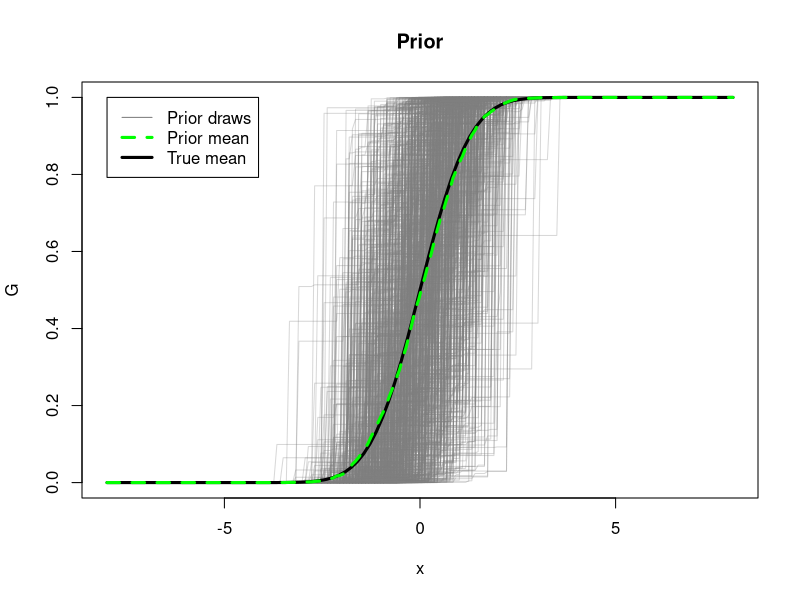
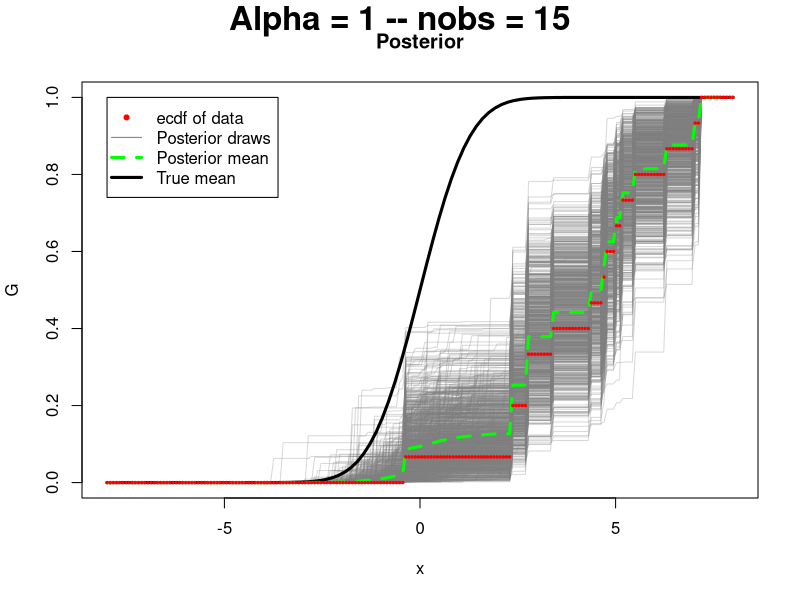
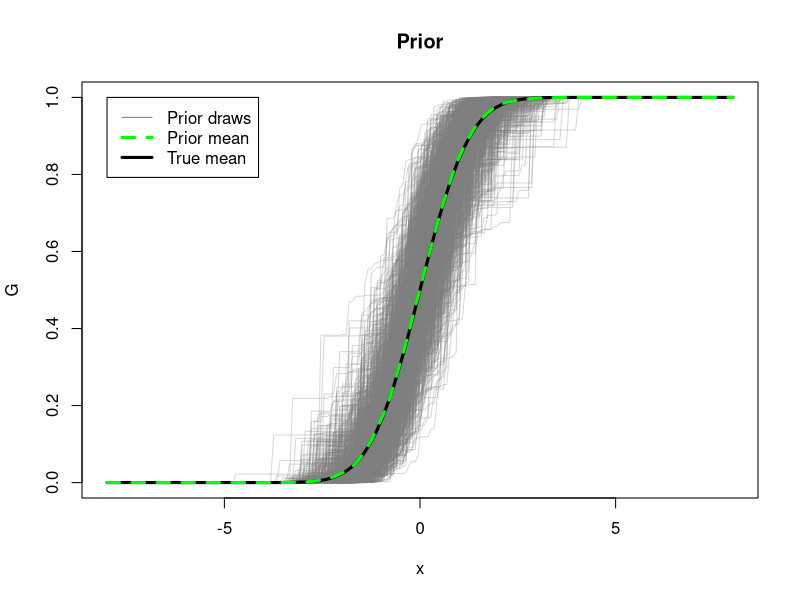
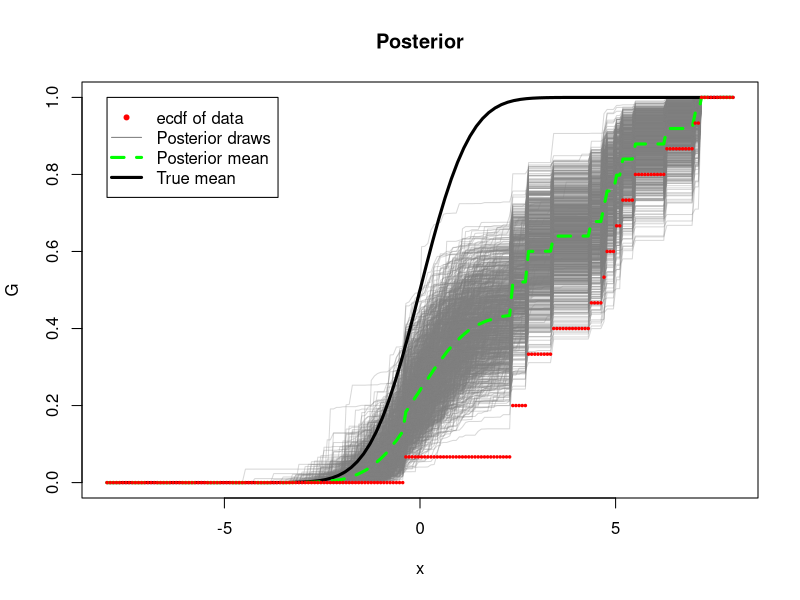
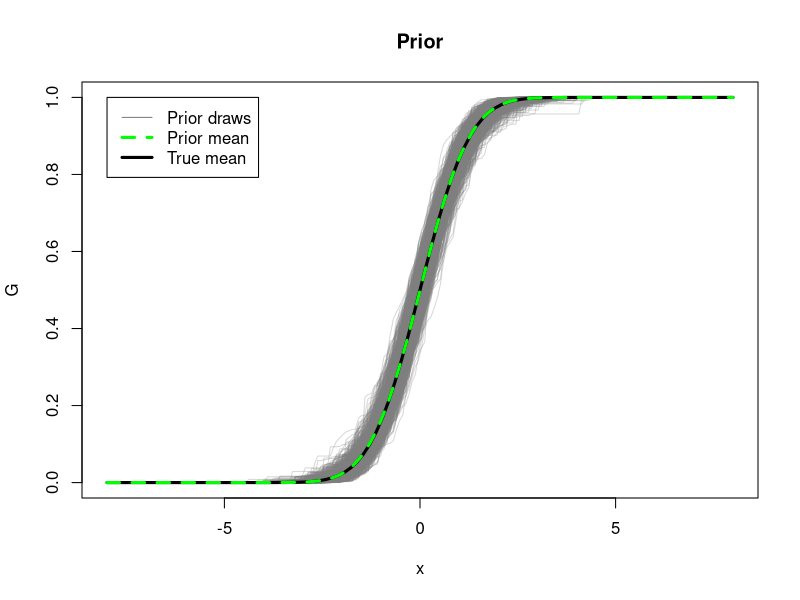
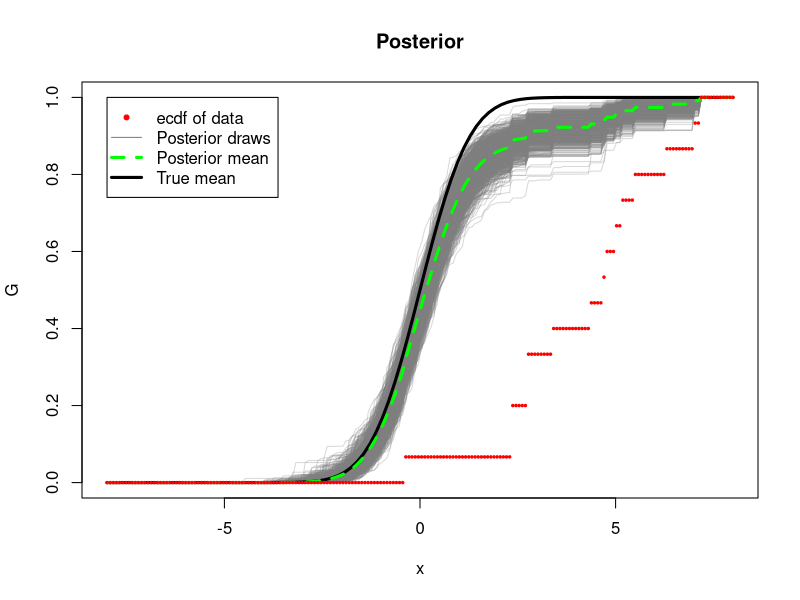
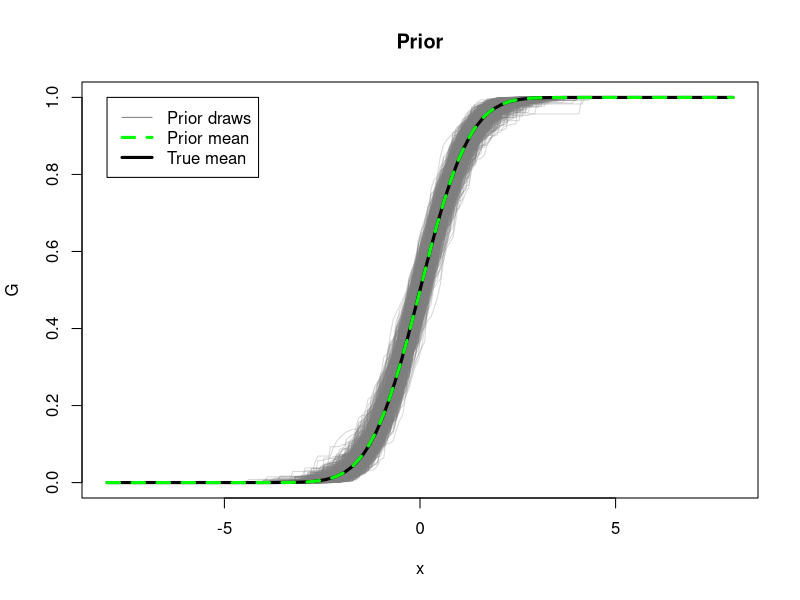
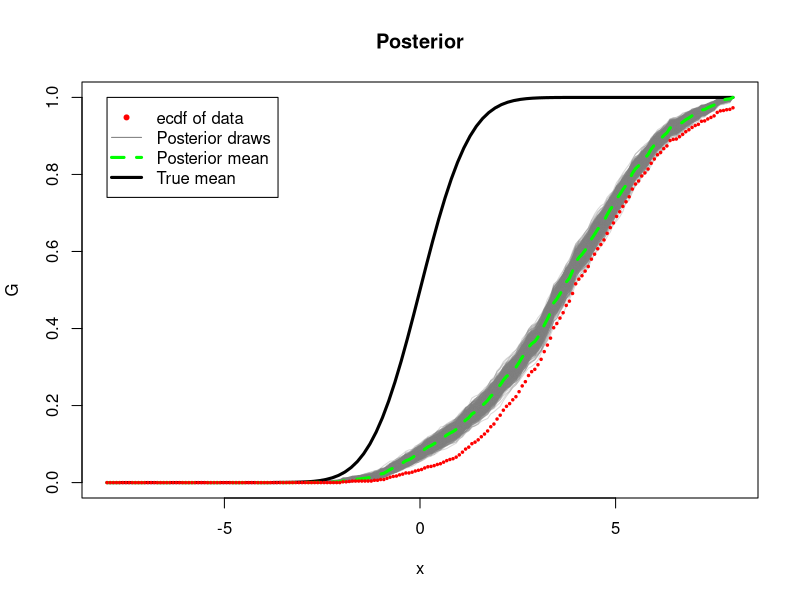

These figures' R source, in order:
library(MCMCpack)
cdf = function(x, t){
    out = length(t)
    for (i in 1:length(t))
        out[i] = mean(x <= t[i])
    return (out)
    }


alpha_vec = c(1, 10, 100, 100)
n_vec = c(15, 15, 15, 1000)

#pdf("./dp_comp_all.pdf", height = 24, width = 12)
#par(mfrow = c(4,2), mar = c(4.1, 3.1, 3.1, 1.1))
for (i in 1:length(alpha_vec)){
    alpha = alpha_vec[i]
    n = n_vec[i]
#   pdf(paste0("./dp_comp_", alpha, "_", n, ".pdf"), height = 6, width = 12)
#   par(mfrow = c(1,2), mar = c(4.1, 3.1, 3.1, 1.1))

    set.seed(1)
    y = rnorm(n, 4, 2)

    B = 1000
    x = seq(-8, 8, length = 200)
    k = length(x)

    ### Prior
    dG0 = pnorm(x, 0, 1) - pnorm(c(-Inf, x[-k]), 0, 1)
    dG = rdirichlet(B, alpha * dG0)
    G = apply(dG, 1, cumsum)
    Gmean = apply(G, 1, mean)

    matplot(x, G, type = 'l', col = rgb(0.5, 0.5, 0.5, 0.3), lty = 1, main = "Prior")
    curve(pnorm(x, 0, 1), add = TRUE, lwd = 3)
    lines(x, Gmean, col = 'green', lty = 2, lwd = 3)
    #matplot(x, G[,1:5], type = 'l', col = rgb(0.5, 0.0, 0.5), lty = 1, add = TRUE)
    legend(min(x), 1, legend = c("Prior draws", "Prior mean", "True mean"),
        lwd = c(1, 3, 3), lty = c(1, 2, 1), col = c("gray50", "green", "black"))


    ### Posterior
    dG0 = pnorm(x, 0, 1) - pnorm(c(-Inf, x[-k]), 0, 1)
    dFn = cdf(y, x) - cdf(y, c(-Inf, x[-k]))
    dG0 = (alpha*dG0 + n*dFn) / (alpha + n)
    dG = rdirichlet(B, (alpha+n) * dG0)
    G = apply(dG, 1, cumsum)
    Gmean = apply(G, 1, mean)

    matplot(x, G, type = 'l', col = rgb(0.5, 0.5, 0.5, 0.3), lty = 1, main = "Posterior")
    curve(pnorm(x, 0, 1), add = TRUE, lwd = 3)
    lines(x, Gmean, col = 'green', lty = 2, lwd = 3)
    #matplot(x, G[,1:5], type = 'l', col = rgb(0.5, 0.0, 0.5), lty = 1, add = TRUE)
    points(x, cdf(y, x), col = 'red', pch = 20, cex = 0.5)
    legend(min(x), 1, legend = c("ecdf of data", "Posterior draws", "Posterior mean", "True mean"),
        lwd = c(NA, 1, 3, 3), lty = c(NA, 1, 2, 1), pch = c(20, NA, NA, NA), 
        col = c("red", "gray50", "green", "black"))
#   title(paste0("Alpha = ", alpha, " -- ", "nobs = ", n), outer = TRUE, line = -1.5,
#       cex.main = 2)
    title(paste0("Alpha = ", alpha, " -- ", "nobs = ", n), outer = TRUE, line = -1.5-45.2*(i-1),
        cex.main = 2)

#   dev.off()
    }
#dev.off()

fq = apply(G, 1, quantile, c(0.025, 0.5, 0.975))
par(mfrow = c(1,1), mar = c(5.1, 4.1, 4.1, 2.1))
plot(x, fq[2,], lwd = 3, ylim = range(fq), type = 'l')
lines(x, fq[1,], lwd = 1)
lines(x, fq[3,], lwd = 1)
plot(ecdf(y), col = 'red', add = TRUE)


fq = apply(dG, 2, quantile, c(0.025, 0.5, 0.975))
par(mfrow = c(1,1), mar = c(5.1, 4.1, 4.1, 2.1))
plot(x, fq[2,], lwd = 3, ylim = range(fq), type = 'l')
lines(x, fq[1,], lwd = 1)
lines(x, fq[3,], lwd = 1)
lines(density(y), col = 'red')
points(y, rep(0.1, n), col = 'blue', pch = 20)
